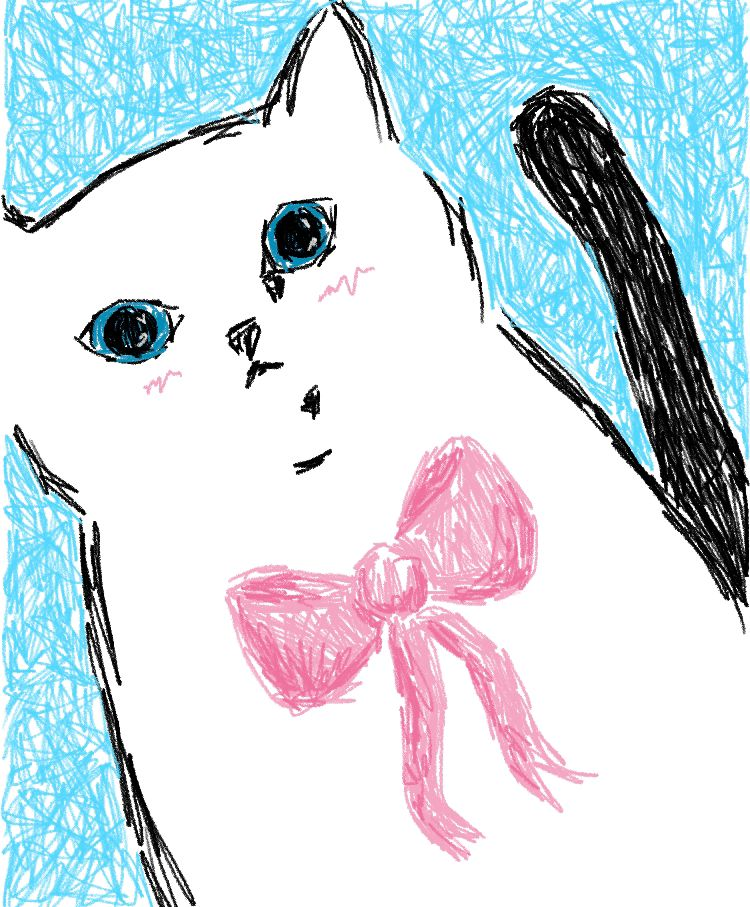
//> input picture practica2_872016_873373/profile.jpg, 750 x 907 px
$ ./main ../profile.jpg 3   (built with g++ and OpenCV 4)
//> lines starting //> are read from the running program, lines starting //| are printed output that depends on the picture
### practica2_872016_873373/costuras/costuras.hpp
#pragma once

#include "auxOpenCV.hpp"

void algoritmo(Image& img, int n_columnas);

### practica2_872016_873373/costuras/auxOpenCV.hpp
#pragma once

#include <opencv2/opencv.hpp>
#include <vector>

// Struct representing a single pixel in RGB format
struct Pixel {
    unsigned char red;
    unsigned char green;
    unsigned char blue;
};

// Struct representing an image as a 2D vector of Pixels
struct Image {
    int width;
    int height;
    std::vector<std::vector<Pixel>> pixels;
};

// Function to convert an OpenCV Mat to an Image struct
Image matToImage(const cv::Mat& mat);

// Function to convert an Image struct to an OpenCV Mat
cv::Mat imageToMat(const Image& img);

### practica2_872016_873373/costuras/auxOpenCV.cpp
#include "auxOpenCV.hpp"

Image matToImage(const cv::Mat& mat) {
    Image img;
    img.width = mat.cols;
    img.height = mat.rows;
    img.pixels.resize(img.height, std::vector<Pixel>(img.width));

    for (int i = 0; i < img.height; i++) {
        for (int j = 0; j < img.width; j++) {
            cv::Vec3b intensity = mat.at<cv::Vec3b>(i, j);
            img.pixels[i][j].blue  = intensity[0];
            img.pixels[i][j].green = intensity[1];
            img.pixels[i][j].red   = intensity[2];
        }
    }
    return img;
}

cv::Mat imageToMat(const Image& img) {
    cv::Mat mat(img.height, img.width, CV_8UC3);
    for (int i = 0; i < img.height; i++) {
        for (int j = 0; j < img.width; j++) {
            const Pixel &p = img.pixels[i][j];
            mat.at<cv::Vec3b>(i, j) = cv::Vec3b(p.blue, p.green, p.red);
        }
    }
    return mat;
}

### practica2_872016_873373/costuras/costuras.cpp
#include <utility>
#include <cmath>
#include <list>
#include "costuras.hpp"

using namespace std;

int brillo(int i, int j, const Image& img) {
    if (i < 0 || j < 0 || img.width <= i || img.height <= j)
        return 0;
    return img.pixels[j][i].red + img.pixels[j][i].blue + img.pixels[j][i].green;
}

int obtenerEnergia(int i, int j, const Image& img) {
    int energiax = 0, energiay = 0;

    // Cálculo en la dirección horizontal
    energiax = brillo(i - 1, j - 1, img) + 2 * brillo(i - 1, j, img) + brillo(i - 1, j + 1, img)
             - brillo(i + 1, j - 1, img) - 2 * brillo(i + 1, j, img) - brillo(i + 1, j + 1, img);

    // Cálculo en la dirección vertical
    energiay = brillo(i - 1, j - 1, img) + 2 * brillo(i, j - 1, img) + brillo(i + 1, j - 1, img)
             - brillo(i - 1, j + 1, img) - 2 * brillo(i, j + 1, img) - brillo(i + 1, j + 1, img);

    return static_cast<int>(sqrt(energiax * energiax + energiay * energiay));
}

int obtenerCosturaRecursiva(int i, int j, const Image& img, vector<vector<int>>& tablaCostes, vector<vector<bool>>& costesCalculados) {
    if(costesCalculados[j][i])
        return tablaCostes[j][i];

    int coste = obtenerEnergia(i, j, img);
    if(j < img.height - 1) {
        if(i == 0)
            coste += min(obtenerCosturaRecursiva(i, j + 1, img, tablaCostes, costesCalculados),
                         obtenerCosturaRecursiva(i + 1, j + 1, img, tablaCostes, costesCalculados));
        else if(i == img.width - 1)
            coste += min(obtenerCosturaRecursiva(i, j + 1, img, tablaCostes, costesCalculados),
                         obtenerCosturaRecursiva(i - 1, j + 1, img, tablaCostes, costesCalculados));
        else
            coste += min(obtenerCosturaRecursiva(i - 1, j + 1, img, tablaCostes, costesCalculados),
                     min(obtenerCosturaRecursiva(i, j + 1, img, tablaCostes, costesCalculados),
                         obtenerCosturaRecursiva(i + 1, j + 1, img, tablaCostes, costesCalculados)));
    }
    tablaCostes[j][i] = coste;
    costesCalculados[j][i] = true;
    return coste;
}

pair<int, int> obtenerSiguientePixel(const Image& img, int fila, int col) {
    if (fila >= img.height - 1)
        return {-1, -1};

    int nuevaCol = col;
    int minCoste = brillo(col, fila + 1, img);

    if (col > 0) {
        int costeIzq = brillo(col - 1, fila + 1, img);
        if (costeIzq < minCoste) {
            minCoste = costeIzq;
            nuevaCol = col - 1;
        }
    }

    if (col < img.width - 1) {
        int costeDer = brillo(col + 1, fila + 1, img);
        if (costeDer < minCoste) {
            minCoste = costeDer;
            nuevaCol = col + 1;
        }
    }

    return {fila + 1, nuevaCol};
}

vector<int> obtenerCostura(Image& img) {
    vector<vector<int>> tablaCostes(img.height, vector<int>(img.width, 0));
    vector<vector<bool>> costesCalculados(img.height, vector<bool>(img.width, false));

    int minCoste = obtenerCosturaRecursiva(0, 0, img, tablaCostes, costesCalculados);
    int minCol = 0;

    for (int i = 1; i < img.width; ++i) {
        int coste = obtenerCosturaRecursiva(i, 0, img, tablaCostes, costesCalculados);
        if (coste < minCoste) {
            minCoste = coste;
            minCol = i;
        }
    }

    vector<int> costura(img.height);
    pair<int, int> posicionActual = {0, minCol};
    for (int fila = 0; fila < img.height; ++fila) {
        costura[fila] = posicionActual.second;
        posicionActual = obtenerSiguientePixel(img, posicionActual.first, posicionActual.second);
        if (posicionActual.first == -1) break;
    }
    return costura;
}

void eliminarCostura(Image& img, const vector<int>& costura) {
    for (int j = 0; j < img.height; ++j) {
        int col = costura[j];
        for (int i = col; i < img.width - 1; ++i) {
            img.pixels[j][i] = img.pixels[j][i + 1];
        }
    }
    img.width--;
}

void algoritmo(Image& img, int n_columnas) {
    while (n_columnas != 0) {
        vector<int> costura = obtenerCostura(img);
        eliminarCostura(img, costura);
        n_columnas--;
    }
}

### practica2_872016_873373/costuras/main.cpp
#include <opencv2/opencv.hpp>
#include <iostream>
#include "auxOpenCV.hpp"
#include "costuras.hpp"

int main(int argc, char* argv[]) {
    if (argc < 3) {
        std::cerr << "Uso: " << argv[0] << " <ruta_imagen> <n_columnas>" << std::endl;
        return -1;
    }

    std::string nombre_archivo = argv[1];
    int n_columnas = std::stoi(argv[2]);

    cv::Mat mat = cv::imread(nombre_archivo);
//> mat is the input picture: 907 rows x 750 cols, CV_8UC3; mean B, G, R 226.3, 219.3, 205.8

    if (mat.empty()) {
        std::cerr << "Error: No se pudo abrir o encontrar la imagen!" << std::endl;
        return -1;
    }

    // Convertir Mat a Image
    Image img = matToImage(mat);

    // Aplicar algoritmo
    algoritmo(img, n_columnas);
//> the loop in algoritmo, `while (n_columnas != 0)` made 3 passes
//> (energiax in obtenerEnergia, energiay in obtenerEnergia, coste in obtenerCosturaRecursiva, energiax in obtenerEnergia (second call), energiay in obtenerEnergia (second call), coste in obtenerCosturaRecursiva (second call)) on pass 1: (-2283, -2271, 3220, -2, -4, 4)
//> after the loop in algoritmo, `while (n_columnas != 0)`: n_columnas = 0

    // Convertir Image a Mat
    cv::Mat matConvertida = imageToMat(img);
//> in imageToMat, `cv::Mat mat(img.height, img.width, CV_8UC3);`: mat: 907 rows x 747 cols, CV_8UC3; every value is 0
//> after the loop in imageToMat, `for (int i = 0; i < img.height; i++)`:
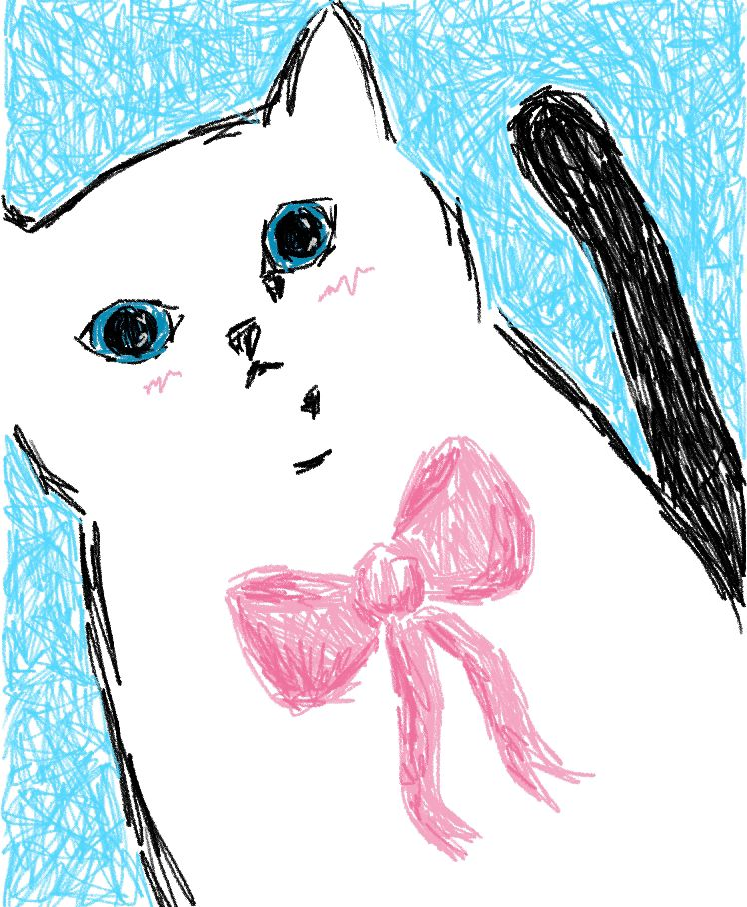
//> mat: 907 rows x 747 cols, CV_8UC3; mean B, G, R 226.4, 219.3, 205.7

    // Mostrar la imagen convertida
    cv::imshow("Imagen Convertida", matConvertida);
    cv::waitKey(0);

    return 0;
}
